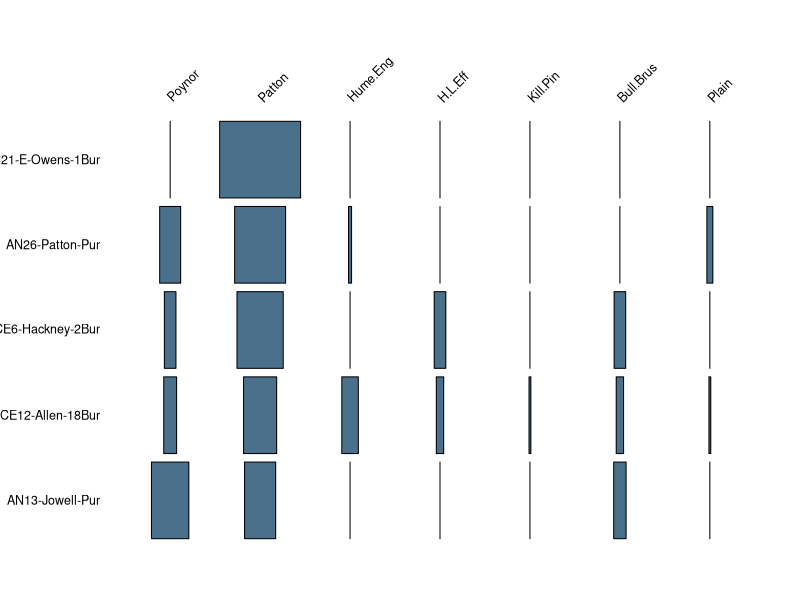

This chart was generated by the following R code:
## ---- chunk 1
library(dplyr)
library(ca)
library(plotrix)
library(kableExtra)

# read data
data <- read.csv("seriate.allen.phase.csv")

# Row sums
(RS <- rowSums(data[, -(1)]))

# Column sums
CS <- colSums(data[, -(1)])
as.matrix(CS)
burial_ct <- data[, -(1)]
labels <- paste0(data$Burial)
rownames(burial_ct) <- labels
burial_pct <- burial_ct / RS  * 100
## ---- chunk 2
burial_ca <- ca(burial_ct)
# Correspondence Analysis Ordering on Dimension 1
(ca_ord <- order(burial_ca$rowcoord[, 1]))
## ---- chunk 3
library(vegan)
burial_dec <- decorana(burial_ct)
# Decorana Ordering on Projection 1
(dec_ord <- order(burial_dec$rproj[, 1]))
(cor.test(ca_ord, dec_ord, method = "kendall"))
detach("package:vegan")
detach("package:permute")
## ---- chunk 4
library(seriation)
burial_dist <- dist(burial_pct, method = "manhattan")

# Distance matrix:
round(burial_dist, 1)
set.seed(42)
burial_ser1 <- seriate(burial_dist, method = "ARSA")
ord1 <- get_order(burial_ser1)

## plot of ARSA 
battleship.plot(burial_pct[ord1, ], 
                col = "skyblue4", 
                cex.labels = .75)
